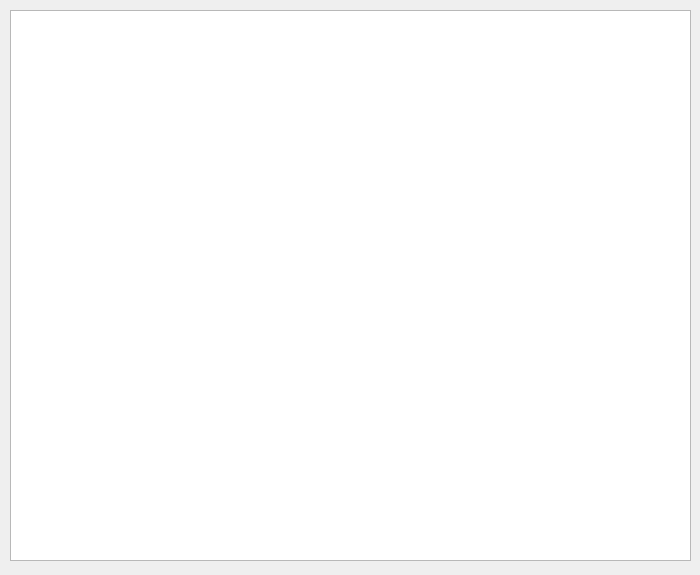
<?xml version="1.0" encoding="UTF-8"?>
<ui version="4.0">
 <class>EntityListDialog</class>
 <widget class="QDialog" name="EntityListDialog">
  <property name="geometry">
   <rect>
    <x>0</x>
    <y>0</y>
    <width>700</width>
    <height>575</height>
   </rect>
  </property>
  <property name="windowTitle">
   <string>Entity List</string>
  </property>
  <widget class="QTableWidget" name="table">
   <property name="geometry">
    <rect>
     <x>10</x>
     <y>10</y>
     <width>681</width>
     <height>551</height>
    </rect>
   </property>
   <property name="rowCount">
    <number>0</number>
   </property>
  </widget>
 </widget>
 <resources/>
 <connections/>
</ui>
